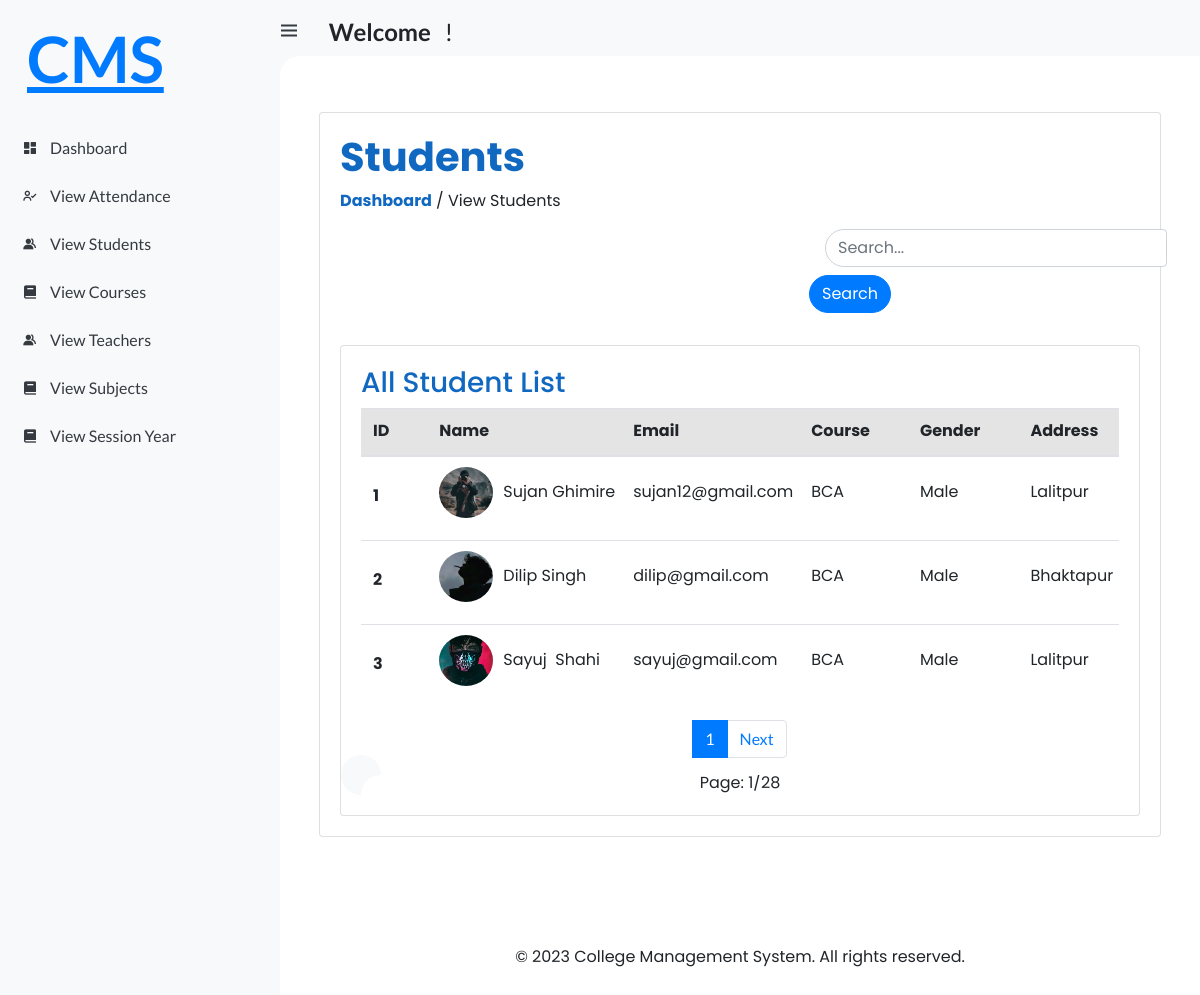
Screenshot of /student/view_students with the database file from the repository.
### student_management_app/models.py (models this page shows, shortened)
class Student(models.Model):
    admin = models.OneToOneField(CustomUser, on_delete=models.CASCADE)
    address = models.TextField()
    gender = models.CharField(max_length=100)
    course_id = models.ForeignKey(Course, on_delete=models.DO_NOTHING)
    session_year_id = models.ForeignKey(Session_Year, on_delete=models.DO_NOTHING)
    created_at = models.DateTimeField(auto_now_add=True)
    updated_at = models.DateTimeField(auto_now_add=True)

class CustomUser(AbstractUser):
    USER = (
        (1, 'HOD'),
        (2, 'STAFF'),
        (3, 'STUDENT'),
    )
    user_type = models.CharField(choices=USER, max_length=50, default=1)
    profile_pic = models.ImageField(upload_to='media/profile_pic/')

class Course(models.Model):
    name = models.CharField(max_length=100)
    created_at = models.DateTimeField(auto_now_add=True)
    updated_at = models.DateTimeField(auto_now_add=True)

### student_management_system/Student_views.py (the view)
# urls.py: path('student/view_students', Student_views.View_Students, name='student_view_students'),
def View_Students(request):
    student = Student.objects.all()
    if request.method == 'GET':
        st = request.GET.get('search')
        if st != None:
            multiple_st = Q(Q(admin__first_name__icontains=st) | Q(admin__last_name__icontains=st))
            student = Student.objects.filter(multiple_st)
    page = Paginator(student, 3)
    page_list = request.GET.get('page')
    page = page.get_page(page_list)
    context = {
        'page': page,
        'student': student,
    }
    return render(request, 'Student/student_view_student.html', context)

### templates/Student/student_view_student.html (shortened to what this page needs)
{% extends 'index.html' %}
{% load static %}
{% block content %}
<link rel="stylesheet" href="{% static 'style/student_styles/view_student.css' %}">
<div class="container">
  <div class="card" >
    <div class="card-body">
        <h1>
            <b style="color: #1068c1;">Students</b>
        </h1>
        <p>
            <b style="color: #1068c1;">Dashboard</b>&nbsp;/&nbsp;View Students
        </p>
        <div class="container mt-3">
            <div class="row">
              <div class="col-md-6">
              </div>
              <div class="col-md-6">
                <form class="form-inline" style="margin-left: 54px;">
                  <div class="form-group mx-sm-3 mb-2">
                    <input type="search" class="form-control" placeholder="Search..." name="search" id="search" style="border-top-left-radius: 20px;border-bottom-left-radius: 20px;}">
                  </div>
                  <button type="submit" class="btn btn-primary mb-2" style="border-top-right-radius: 20px;border-bottom-right-radius: 20px;}">Search</button>
                </form>
              </div>
            </div>
        </div>
        <br>
        <div class="card" style="margin-top: 0px;">
            <div class="card-body">
                <h3>All Student List</h3>
                <div class="table-container">
                    <table class="table">
                      <thead style="background:#80808036;">
                        <tr>
                          <th scope="col">ID</th>
                          <th scope="col">Name</th>
                          <th scope="col">Email</th>
                          <th scope="col">Course</th>
                          <th scope="col">Gender</th>
                          <th scope="col">Address</th>
                        </tr>
                      </thead>
                      <tbody>
                            {% for i in page.object_list %}
                            <tr>
                                <th class="row_id" scope="row">{{i.id}}</th>
                                <td>
                                    <div style="display: flex; align-items: center;margin-top:-13px;">
                                        {% if i.admin.profile_pic %}
                                        <img src="{{ i.admin.profile_pic.url }}" alt="Profile Pic" style="width: 54px;height: 51px;border-radius: 50%;object-fit: cover;margin-right: 10px;">
                                        {% else %}
                                        <img src="/media/profile_pic/profile.png" alt="Default Profile Pic" style="width: 54px;height: 51px;border-radius: 50%;object-fit: cover;margin-right: 10px;">
                                        {% endif %}
                                        <p style="margin-bottom: 0px;">{{i.admin.first_name}}&nbsp;{{i.admin.last_name}}</p>
                                    </div>
                                </td>
                                <td>{{i.admin.email}}</td>
                                <td>{{i.course_id.name}}</td>
                                <td>{{i.gender}}</td>
                                <td>{{i.address}}</td>
                            </tr>
                            {% empty %}
                            <td colspan="10" style="text-align:center">
                                <span class="text-danger">
                                    <b>No data found</b>
                                </span>
                            </td>
                            {% endfor %}
                      </tbody>
                  </table>
                </div>
                <nav aria-label="..." style="justify-content: center;margin-top: 11px;background: white;">
                  <ul class="pagination">
                    {% for num_page in page.paginator.page_range %}
                      {% if page.number == num_page %}
                        <li class="page-item active">
                          <a class="page-link" href="#" style="color:white;">{{ num_page }}</a>
                        </li>
                      {% endif %}
                    {% endfor %}
                    {% if page.has_next%}
                        <li class="page-item">
                          <a class="page-link" href="{% url 'student_view_students'%}?page={{page.next_page_number}}" style="color:#007bff;">Next</a>
                        </li>
                    {% endif%}
                  </ul>
                </nav>
                <p style="text-align:center;margin-bottom:0px;margin-top:-4px;">Page: {{page.number}}/{{page.paginator.num_pages}}</p>
            </div>
        </div>
    </div>
  </div>
</div>
    <br>
{% endblock %}

### static/css/base.css (style rules this page uses)
* { margin: 0; padding: 0; box-sizing: border-box; }
a { text-decoration: none; }
li { list-style: none; }
:root { --poppins: 'Poppins', sans-serif; --lato: 'Lato', sans-serif; --light: #F9F9F9; --blue: #3C91E6; --light-blue: #CFE8FF; --grey: #eee; --dark-grey: #AAAAAA; --dark: #342E37; --red: #DB504A; --yellow: #FFCE26; --light-yellow: #FFF2C6; --orange: #FD7238; --light-orange: #FFE0D3; }
html { overflow-x: hidden; }
body { background: var(--grey); overflow-x: hidden; }

### static/style/index.css (style rules this page uses)
* { margin: 0; padding: 0; box-sizing: border-box; }
a { text-decoration: none; }
li { list-style: none; }
:root { --poppins: 'Poppins', sans-serif; --lato: 'Lato', sans-serif; --light: #F9F9F9; --blue: #3C91E6; --light-blue: #CFE8FF; --grey: #eee; --dark-grey: #AAAAAA; --dark: #342E37; --red: #DB504A; --yellow: #FFCE26; --light-yellow: #FFF2C6; --orange: #FD7238; --light-orange: #FFE0D3; }
html { overflow-x: hidden; }
body { background: var(--grey); overflow-x: hidden; }
#content nav { height: 56px; background: var(--light); padding: 0 24px; display: flex; align-items: center; grid-gap: 24px; font-family: var(--lato); position: sticky; top: 0; left: 0; z-index: 1000; }
#content nav::before { content: ''; position: absolute; width: 40px; height: 40px; bottom: -40px; left: 0; border-radius: 50%; box-shadow: -20px -20px 0 var(--light); }
#content nav a { color: var(--dark); }
.container { margin-top: -12px; }

### static/style/student_styles/view_student.css (style rules this page uses)
.card { margin-left: 0px; margin-top: 2rem; }
.table-container { overflow: auto; max-height: 300px; }
.table { font-size:16px; }
.table th { padding-top:10px; padding-right: 38px; }
.table .row_id { padding-top:27px; }
.table td { padding-top:23px; padding-right: 6px; padding-button: 45px; }
.btn { border-radius:20px; }
h2, h3, h5 { color: #1068c1; }

### rows the page displays
Student: id "1", admin.profile_pic (picture), admin.first_name "Sujan", admin.last_name "Ghimire", admin.email "sujan12@gmail.com", course_id.name "BCA", gender "Male", address "Lalitpur"
Student: id "2", admin.profile_pic (picture), admin.first_name "Dilip", admin.last_name "Singh", admin.email "dilip@gmail.com", course_id.name "BCA", gender "Male", address "Bhaktapur"
Student: id "3", admin.profile_pic (picture), admin.first_name "Sayuj", admin.last_name "Shahi", admin.email "sayuj@gmail.com", course_id.name "BCA", gender "Male", address "Lalitpur"

### other values shown
{{ num_page }} "1"
{{ page.number }} "1"
{{ page.paginator.num_pages }} "28"
